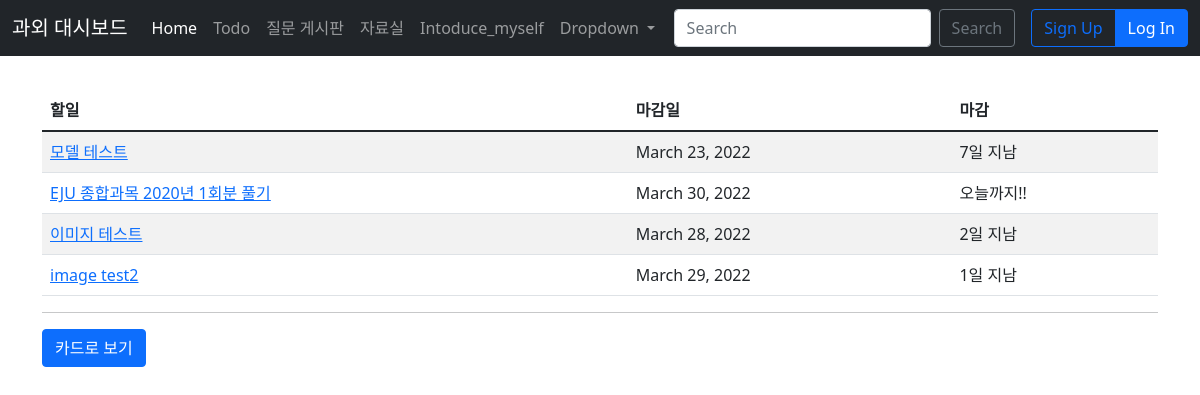
/todo/list/, run on an earlier commit of the app's database.
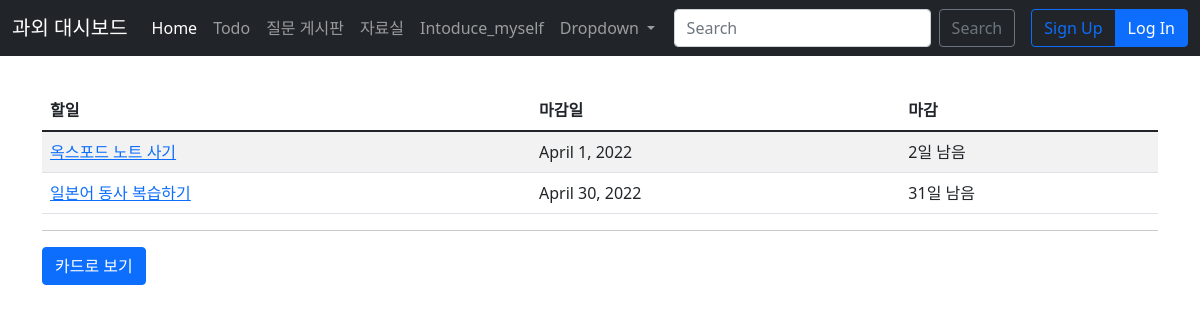
And on a later commit of the database.
### todo/models.py (models this page shows, shortened)
class TodoList(models.Model):
    name = models.CharField(max_length=40, verbose_name="할일")
    description = models.TextField(max_length=200, verbose_name="내용")
    date_created = models.DateField(auto_now_add=True, verbose_name="작성일")
    date_deadline = models.DateField(verbose_name="마감일")
    image = models.ImageField(null=True, blank=True, upload_to="", verbose_name='이미지')
    file = models.FileField(null=True, blank=True, upload_to="uploads/", verbose_name='파일')
    def remaining_days(self):
        delta = self.date_deadline - date.today()
        days = delta.days
        if days > 0:
            return f'{days}일 남음'
        elif days == 0:
            return '오늘까지!!'
        else:
            days = abs(days)
            return f'{days}일 지남'

### todo/views.py (the view)
# urls.py: path('list/', TodoListView.as_view(), name='list'),
class TodoListView(ListView):
    model = TodoList
    template_name = 'todo/todo_list.html'

### todo/templates/todo/todo_list.html (shortened to what this page needs)
{%extends 'base.html' %}
{% block content %}
<div class="container">
    <table class="table table-striped">
        <thead>
            <tr>
                <th>할일</th>
                <th>마감일</th>
                <th>마감</th>
            </tr>
        </thead>
        <tbody>
            {%for todo in object_list %}
            <tr>
                <td><a href="{% url 'todo:detail' todo.id %}">{{todo.name }}</td>
                <td>{{ todo.date_deadline}}</td>
                <td>{{ todo.remaining_days}}</td>
            </tr>
            {% endfor%}
        </tbody>
    </table>
    <hr/>
    <a class="btn btn-primary pull-right" href="{% url 'todo:index' %}">카드로 보기</a>
    <div class="text-center"></div></div>
{% endblock %}

What changed in the data, as far as the page shows it:
removed TodoList: name "모델 테스트", date_deadline "March 23, 2022", remaining_days "7일 지남"
removed TodoList: name "EJU 종합과목 2020년 1회분 풀기", date_deadline "March 30, 2022", remaining_days "오늘까지!!"
removed TodoList: name "이미지 테스트", date_deadline "March 28, 2022", remaining_days "2일 지남"
removed TodoList: name "image test2", date_deadline "March 29, 2022", remaining_days "1일 지남"
added TodoList: name "옥스포드 노트 사기", date_deadline "April 1, 2022", remaining_days "2일 남음"
added TodoList: name "일본어 동사 복습하기", date_deadline "April 30, 2022", remaining_days "31일 남음"
